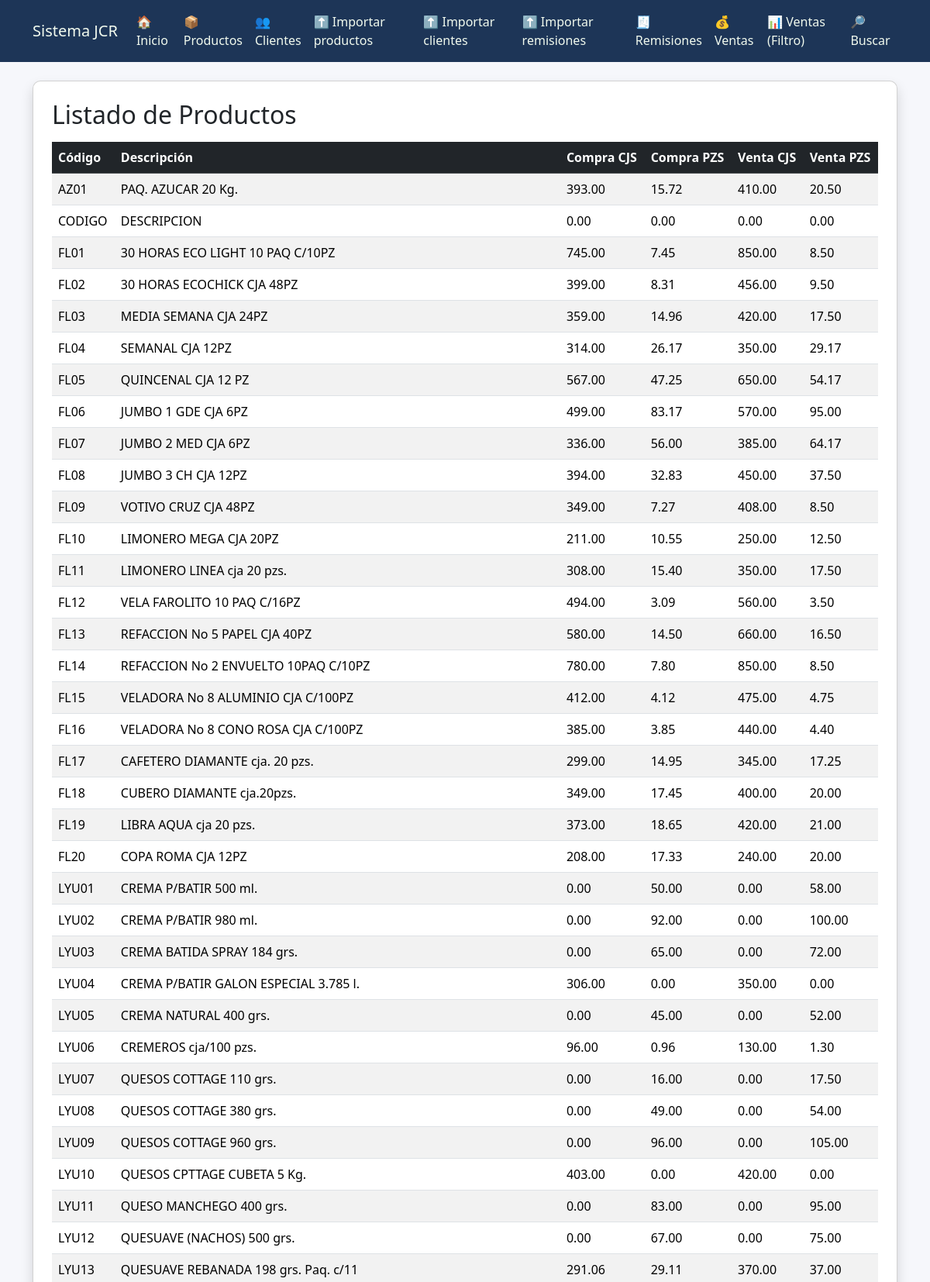
/productos/ (upper part), run on the app's committed database.
### sistema/models.py (models this page shows, shortened)
class Producto(models.Model):
    codigo = models.CharField(max_length=100, unique=True)
    descripcion = models.CharField(max_length=255)
    compra_cjs = models.DecimalField(max_digits=10, decimal_places=2, default=0)
    compra_pzs = models.DecimalField(max_digits=10, decimal_places=2, default=0)
    venta_cjs = models.DecimalField(max_digits=10, decimal_places=2, default=0)
    venta_pzs = models.DecimalField(max_digits=10, decimal_places=2, default=0)

### sistema/views.py (the view)
# urls.py: path("productos/", views.lista_productos, name="lista_productos"),
def lista_productos(request):
    productos = Producto.objects.all().order_by("codigo")
    return render(request, "sistema/lista_productos.html", {"productos": productos})

### sistema/templates/sistema/lista_productos.html
{% extends 'sistema/base.html' %} {% block content %}
<div class="card shadow p-4">
  <h2 class="mb-3">Listado de Productos</h2>
  <div class="table-responsive">
    <table class="table table-striped table-hover">
      <thead class="table-dark">
        <tr>
          <th>Código</th>
          <th>Descripción</th>
          <th>Compra CJS</th>
          <th>Compra PZS</th>
          <th>Venta CJS</th>
          <th>Venta PZS</th>
        </tr>
      </thead>
      <tbody>
        {% for p in productos %}
        <tr>
          <td>{{ p.codigo }}</td>
          <td>{{ p.descripcion }}</td>
          <td>{{ p.compra_cjs }}</td>
          <td>{{ p.compra_pzs }}</td>
          <td>{{ p.venta_cjs }}</td>
          <td>{{ p.venta_pzs }}</td>
        </tr>
        {% endfor %}
      </tbody>
    </table>
  </div>
</div>
{% endblock %}

### sistema/templates/sistema/base.html (style rules this page uses)
body { background-color: #f6f7fb; }
.card { border-radius: 10px; }

### data on the page
Producto: codigo "AZ01", descripcion "PAQ. AZUCAR 20 Kg.", compra_cjs "393.00", compra_pzs "15.72", venta_cjs "410.00", venta_pzs "20.50"
Producto: codigo "CODIGO", descripcion "DESCRIPCION", compra_cjs "0.00", compra_pzs "0.00", venta_cjs "0.00", venta_pzs "0.00"
Producto: codigo "FL01", descripcion "30 HORAS ECO LIGHT 10 PAQ C/10PZ", compra_cjs "745.00", compra_pzs "7.45", venta_cjs "850.00", venta_pzs "8.50"
Producto: codigo "FL02", descripcion "30 HORAS ECOCHICK CJA 48PZ", compra_cjs "399.00", compra_pzs "8.31", venta_cjs "456.00", venta_pzs "9.50"
Producto: codigo "FL03", descripcion "MEDIA SEMANA CJA 24PZ", compra_cjs "359.00", compra_pzs "14.96", venta_cjs "420.00", venta_pzs "17.50"
Producto: codigo "FL04", descripcion "SEMANAL CJA 12PZ", compra_cjs "314.00", compra_pzs "26.17", venta_cjs "350.00", venta_pzs "29.17"
Producto: codigo "FL05", descripcion "QUINCENAL CJA 12 PZ", compra_cjs "567.00", compra_pzs "47.25", venta_cjs "650.00", venta_pzs "54.17"
Producto: codigo "FL06", descripcion "JUMBO 1 GDE CJA 6PZ", compra_cjs "499.00", compra_pzs "83.17", venta_cjs "570.00", venta_pzs "95.00"
Producto: codigo "FL07", descripcion "JUMBO 2 MED CJA 6PZ", compra_cjs "336.00", compra_pzs "56.00", venta_cjs "385.00", venta_pzs "64.17"
Producto: codigo "FL08", descripcion "JUMBO 3 CH CJA 12PZ", compra_cjs "394.00", compra_pzs "32.83", venta_cjs "450.00", venta_pzs "37.50"
Producto: codigo "FL09", descripcion "VOTIVO CRUZ CJA 48PZ", compra_cjs "349.00", compra_pzs "7.27", venta_cjs "408.00", venta_pzs "8.50"
Producto: codigo "FL10", descripcion "LIMONERO MEGA CJA 20PZ", compra_cjs "211.00", compra_pzs "10.55", venta_cjs "250.00", venta_pzs "12.50"
Producto: codigo "FL11", descripcion "LIMONERO LINEA cja 20 pzs.", compra_cjs "308.00", compra_pzs "15.40", venta_cjs "350.00", venta_pzs "17.50"
Producto: codigo "FL12", descripcion "VELA FAROLITO 10 PAQ C/16PZ", compra_cjs "494.00", compra_pzs "3.09", venta_cjs "560.00", venta_pzs "3.50"
Producto: codigo "FL13", descripcion "REFACCION No 5 PAPEL CJA 40PZ", compra_cjs "580.00", compra_pzs "14.50", venta_cjs "660.00", venta_pzs "16.50"
Producto: codigo "FL14", descripcion "REFACCION No 2 ENVUELTO 10PAQ C/10PZ", compra_cjs "780.00", compra_pzs "7.80", venta_cjs "850.00", venta_pzs "8.50"
Producto: codigo "FL15", descripcion "VELADORA No 8 ALUMINIO CJA C/100PZ", compra_cjs "412.00", compra_pzs "4.12", venta_cjs "475.00", venta_pzs "4.75"
Producto: codigo "FL16", descripcion "VELADORA No 8 CONO ROSA CJA C/100PZ", compra_cjs "385.00", compra_pzs "3.85", venta_cjs "440.00", venta_pzs "4.40"
Producto: codigo "FL17", descripcion "CAFETERO DIAMANTE cja. 20 pzs.", compra_cjs "299.00", compra_pzs "14.95", venta_cjs "345.00", venta_pzs "17.25"
Producto: codigo "FL18", descripcion "CUBERO DIAMANTE cja.20pzs.", compra_cjs "349.00", compra_pzs "17.45", venta_cjs "400.00", venta_pzs "20.00"
Producto: codigo "FL19", descripcion "LIBRA AQUA cja 20 pzs.", compra_cjs "373.00", compra_pzs "18.65", venta_cjs "420.00", venta_pzs "21.00"
Producto: codigo "FL20", descripcion "COPA ROMA CJA 12PZ", compra_cjs "208.00", compra_pzs "17.33", venta_cjs "240.00", venta_pzs "20.00"
Producto: codigo "LYU01", descripcion "CREMA P/BATIR 500 ml.", compra_cjs "0.00", compra_pzs "50.00", venta_cjs "0.00", venta_pzs "58.00"
Producto: codigo "LYU02", descripcion "CREMA P/BATIR 980 ml.", compra_cjs "0.00", compra_pzs "92.00", venta_cjs "0.00", venta_pzs "100.00"
Producto: codigo "LYU03", descripcion "CREMA BATIDA SPRAY 184 grs.", compra_cjs "0.00", compra_pzs "65.00", venta_cjs "0.00", venta_pzs "72.00"
Producto: codigo "LYU04", descripcion "CREMA P/BATIR GALON ESPECIAL 3.785 l.", compra_cjs "306.00", compra_pzs "0.00", venta_cjs "350.00", venta_pzs "0.00"
Producto: codigo "LYU05", descripcion "CREMA NATURAL 400 grs.", compra_cjs "0.00", compra_pzs "45.00", venta_cjs "0.00", venta_pzs "52.00"
Producto: codigo "LYU06", descripcion "CREMEROS cja/100 pzs.", compra_cjs "96.00", compra_pzs "0.96", venta_cjs "130.00", venta_pzs "1.30"
Producto: codigo "LYU07", descripcion "QUESOS COTTAGE 110 grs.", compra_cjs "0.00", compra_pzs "16.00", venta_cjs "0.00", venta_pzs "17.50"
Producto: codigo "LYU08", descripcion "QUESOS COTTAGE 380 grs.", compra_cjs "0.00", compra_pzs "49.00", venta_cjs "0.00", venta_pzs "54.00"
Producto: codigo "LYU09", descripcion "QUESOS COTTAGE 960 grs.", compra_cjs "0.00", compra_pzs "96.00", venta_cjs "0.00", venta_pzs "105.00"
Producto: codigo "LYU10", descripcion "QUESOS CPTTAGE CUBETA 5 Kg.", compra_cjs "403.00", compra_pzs "0.00", venta_cjs "420.00", venta_pzs "0.00"
Producto: codigo "LYU11", descripcion "QUESO MANCHEGO 400 grs.", compra_cjs "0.00", compra_pzs "83.00", venta_cjs "0.00", venta_pzs "95.00"
Producto: codigo "LYU12", descripcion "QUESUAVE (NACHOS) 500 grs.", compra_cjs "0.00", compra_pzs "67.00", venta_cjs "0.00", venta_pzs "75.00"
Producto: codigo "LYU13", descripcion "QUESUAVE REBANADA 198 grs. Paq. c/11", compra_cjs "291.06", compra_pzs "29.11", venta_cjs "370.00", venta_pzs "37.00"
